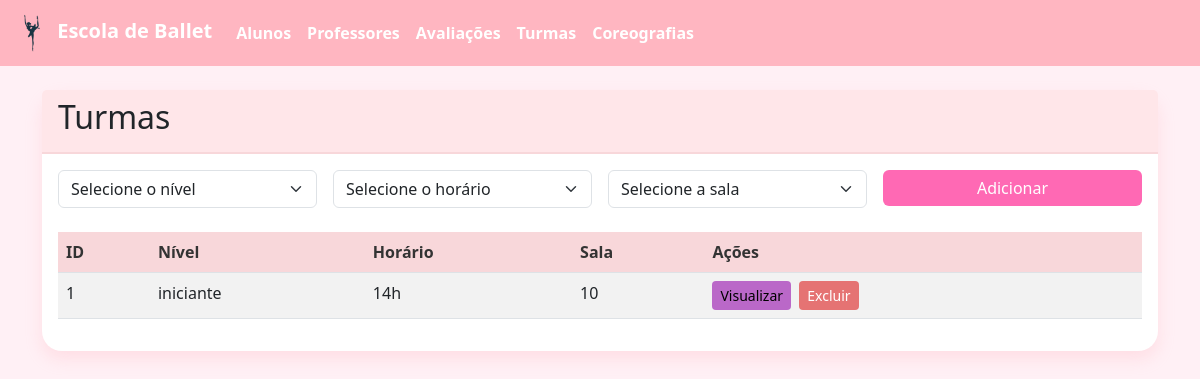
/turmas, run on an earlier commit of the app's database.
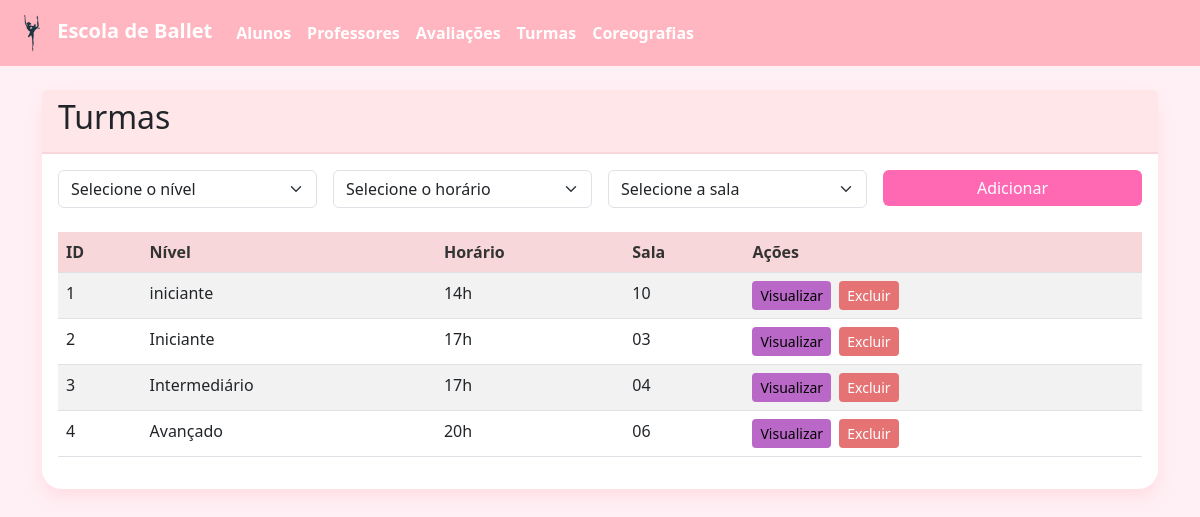
And on a later commit of the database.
### tables this page shows
CREATE TABLE Turma (
    id INTEGER PRIMARY KEY AUTOINCREMENT,
    nivel TEXT NOT NULL DEFAULT 'iniciante',
    horario TEXT NOT NULL,
    sala TEXT NOT NULL,
    quantidade_max_alunos INTEGER,
    observacoes TEXT
);

### app.py (the view)
@app.route('/turmas')
def mostrar_turmas():
    turmas = listar_turmas()
    return render_template('turmas.html', turmas=turmas)

### db/connection.py (called while the page is built)
def conectar():
    return sqlite3.connect('ballet.db')

### models/turma.py (called while the page is built)
def listar_turmas():
    conn = conectar()
    cursor = conn.cursor()
    cursor.execute("SELECT * FROM Turma")
    resultado = cursor.fetchall()
    conn.close()
    return resultado

### templates/turmas.html (shortened to what this page needs)
{% extends "base.html" %}
{% block content %}
<div class="card">
  <div class="card-header">
    <h2>Turmas</h2>
  </div>
  <div class="card-body">
    <form method="POST" action="{{ url_for('adicionar_turma') }}" class="row g-3 mb-4">
      <div class="col-md-3">
        <select name="nivel" class="form-select" required>
          <option value="">Selecione o nível</option>
        </select>
      </div>
      <div class="col-md-3">
        <select name="horario" class="form-select" required>
          <option value="">Selecione o horário</option>
        </select>
      </div>
      <div class="col-md-3">
        <select name="sala" class="form-select" required>
          <option value="">Selecione a sala</option>
        </select>
      </div>
      <div class="col-md-3">
        <button type="submit" class="btn btn-primary w-100">Adicionar</button>
      </div>
    </form>
    <table class="table table-striped">
      <thead>
        <tr>
          <th>ID</th>
          <th>Nível</th>
          <th>Horário</th>
          <th>Sala</th>
          <th>Ações</th>
        </tr>
      </thead>
      <tbody>
        {% for t in turmas %}
        <tr>
          <td>{{ t[0] }}</td>
          <td>{{ t[1] }}</td>
          <td>{{ t[2] }}</td>
          <td>{{ t[3] }}</td>
          <td>
            <a href="{{ url_for('visualizar_turma', id=t[0]) }}" class="btn btn-info btn-sm me-1">
              Visualizar
            </a>
            <a href="{{ url_for('remover_turma', id=t[0]) }}" class="btn btn-danger btn-sm"
              onclick="return confirm('Deseja excluir esta turma?')">Excluir</a>
          </td>
        </tr>
        {% endfor %}
      </tbody>
    </table>
  </div>
</div>
{% endblock %}

What changed in the data, as far as the page shows it:
added Turma: id "2", nivel "Iniciante", horario "17h", sala "03"
added Turma: id "3", nivel "Intermediário", horario "17h", sala "04"
added Turma: id "4", nivel "Avançado", horario "20h", sala "06"
